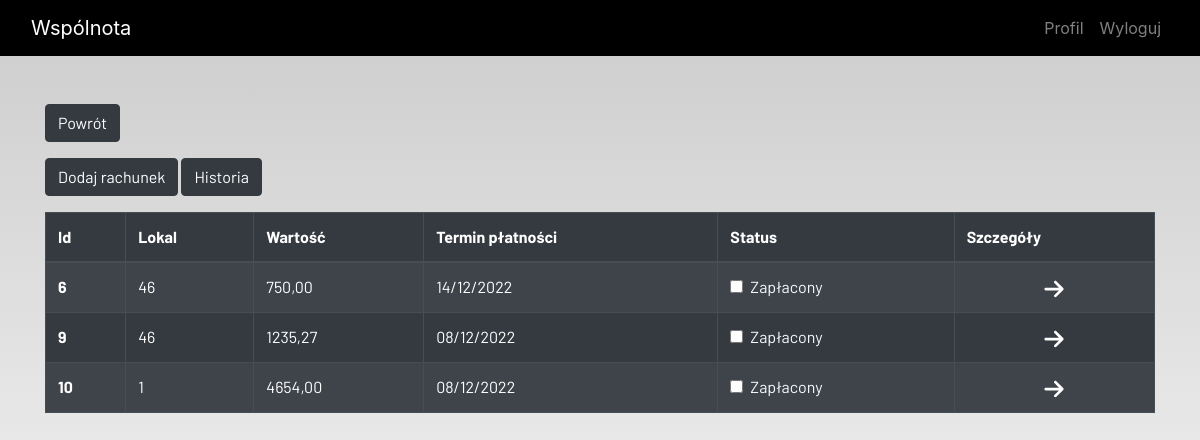
/billing/ (signed in), run on an earlier commit of the app's database.
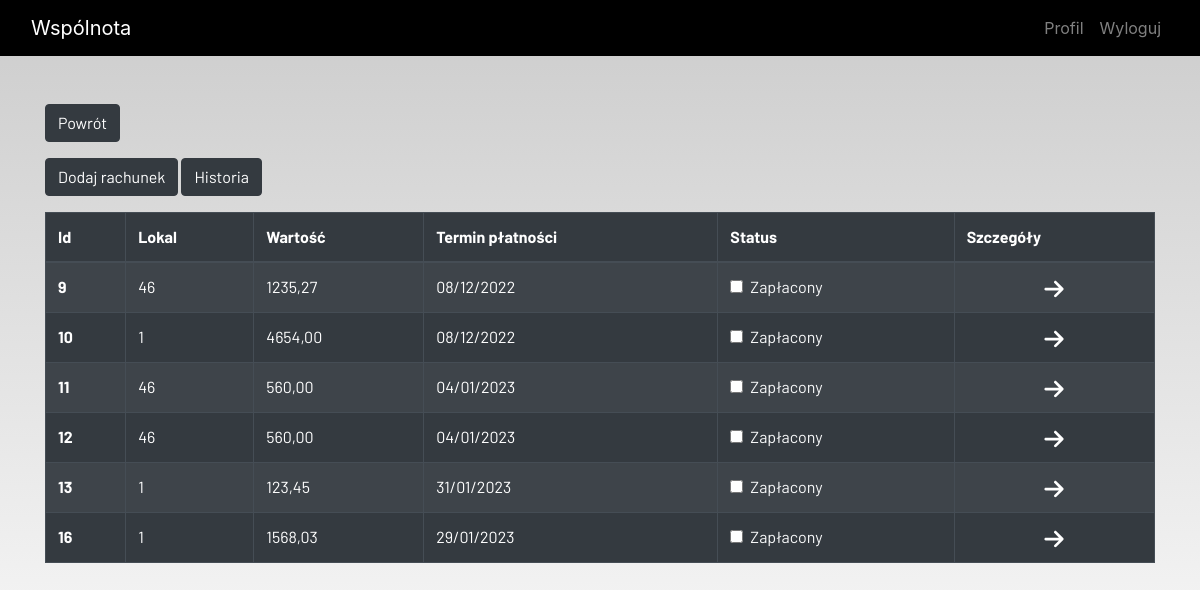
And on a later commit of the database.
### ideas/models.py (models this page shows, shortened)
class Billing(models.Model):
    admin = models.ForeignKey(User, on_delete=models.CASCADE, null=True, blank=True)
    id = models.AutoField(primary_key = True)
    owner = models.ForeignKey(Local, on_delete=models.CASCADE, null=False, blank=False)
    value = models.DecimalField(("Kwota do zapłaty"), max_digits=100, decimal_places=2)
    addressee_name = models.TextField(("Adresat rachunku"), null=True, blank=True)
    bank_account = models.CharField(("Numer konta"), max_length=26, null=True, blank=True)
    status = models.BooleanField(("Czy zapłacone?"))
    start_billing = models.DateField(("Początek okresu rozliczeniowego"), null=False, blank=False)
    end_billing = models.DateField(("Koniec okresu rozliczeniowego"), null=False, blank=False)
    payment_date = models.DateField(("Termin płatności"), null=True, blank=True)
    details = models.FileField(("Szczegóły"), upload_to='', null=True)

class Local(models.Model):
    admin = models.ForeignKey(User, on_delete=models.CASCADE, related_name='admin', null=True, blank=True)
    owner = models.OneToOneField(User, on_delete=models.CASCADE, related_name='owner', null=True, blank=True)
    number = models.IntegerField(("Numer lokalu"), null=False, blank=False)
    area = models.DecimalField(("Powierzchnia"), max_digits=100, decimal_places=2)
    def __str__(self):
        return str(self.number)
    class Meta:
        verbose_name = "local"
        verbose_name_plural = "local"

### ideas/view/billing_views.py (the view)
# urls.py: path('billing/', billing, name='billing'),
def billing(request):
    if request.method == "POST":
        form = BillingForm(request.POST, request.FILES)
        if form.is_valid():
            try:
                paid = request.POST['status']
                if paid == 'on':
                    paid = True
                else:
                    paid = False
            except:
                paid = False
            billing = Billing(
                admin=request.user,
                owner=Local.objects.get(id=request.POST["owner"]),
                value=request.POST['value'],
                status=paid,
                start_billing=request.POST['start_billing'],
                end_billing=request.POST['end_billing'],
                payment_date=request.POST['payment_date'],
                addressee_name=request.POST['addressee_name'],
                bank_account=request.POST['bank_account'],
            )
            billing.save()
            messages.success(request, f"Rachunek został dodany")
    else:
        form = BillingForm()
    billing = Billing.objects.filter(status=False).filter(admin=request.user)
    context = {
        'billings': billing,
        'form': form,
    }
    return render(request, 'registration/billing/billing.html', context)

### ideas/forms.py
class BillingForm(forms.ModelForm):
    class Meta:
        model = Billing
        widgets = {'start_billing': DateInput(), 'end_billing': DateInput(), 'payment_date': DateInput()}
        fields = ['owner', 'value', 'addressee_name', 'bank_account', 'status', 'start_billing', 'end_billing',
                  'payment_date', 'details']

### ideas/templates/registration/billing/billing.html (shortened to what this page needs)
{% extends 'registration/main.html' %}
{% load static %}
{% block content %}
{% load crispy_forms_tags %}
<div class="container" >
    <div class="form-group">
        <a href="{% url 'home' %}">
            <button  class="btn btn-dark" >
                    Powrót
            </button>
        </a>
    </div>
</div>
<div class="container" >
    <div class="form-group">
         <button class="btn btn-dark" data-toggle="modal" data-target="#myModal">
                Dodaj rachunek
         </button>
        <a href="{% url 'billing_history' %}">
            <button  class="btn btn-dark" >
                    Historia
            </button>
        </a>
    </div>
</div>
<div class="container">
    <table class="table table-striped table-bordered table-hover table-dark">
        <thead>
            <tr>
                <th scope="col">Id</th>
                <th scope="col">Lokal</th>
                <th scope="col">Wartość</th>
                <th scope="col">Termin płatności</th>
                <th scope="col">Status</th>
                <th scope="col">Szczegóły</th>
            </tr>
        </thead>
        <tbody>
            {% for billing in  billings %}
            <tr>
                <th scope="row">{{ billing.id }} </th>
                <td>{{ billing.owner }}</td>
                <td>{{ billing.value }}</td>
                <td>{{ billing.payment_date | date:"d/m/Y" }}</td>
                <td>
                    <a href="{% url 'billing_update' billing.id%}">
                        <div class="form-check">
                            {% if billing.status == True %}
                            <input class="form-check-input" type="checkbox" value="" checked>
                            {% else %}
                            <input class="form-check-input" type="checkbox" value="">
                            {% endif %}
                            <label class="form-check-label text-light" for="flexCheckDefault">
                                Zapłacony
                            </label>
                        </div>
                    </a>
                </td>
                <td style="text-align: center">
                    <a href="{% url 'billing_detail' billing.id%}">
                    </a>
                </td>
            </tr>
            {%  endfor %}
        </tbody>
    </table>
</div>
{% endblock content %}

What changed in the data, as far as the page shows it:
no longer on this page (row edited): Billing: id "6", owner "46", value "750,00", payment_date "14/12/2022"
added Billing: id "11", owner "46", value "560,00", payment_date "04/01/2023"
added Billing: id "12", owner "46", value "560,00", payment_date "04/01/2023"
added Billing: id "13", owner "1", value "123,45", payment_date "31/01/2023"
added Billing: id "16", owner "1", value "1568,03", payment_date "29/01/2023"
